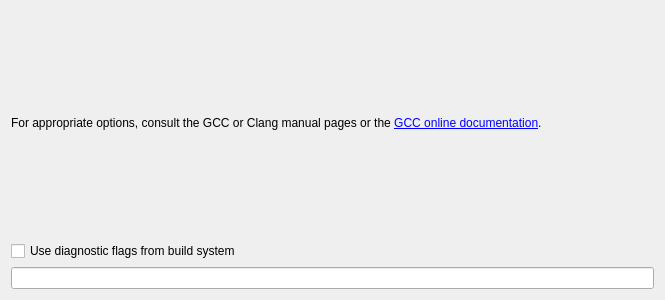
<?xml version="1.0" encoding="UTF-8"?>
<ui version="4.0">
 <class>CppEditor::ClangBaseChecks</class>
 <widget class="QWidget" name="CppEditor::ClangBaseChecks">
  <property name="geometry">
   <rect>
    <x>0</x>
    <y>0</y>
    <width>665</width>
    <height>300</height>
   </rect>
  </property>
  <property name="windowTitle">
   <string/>
  </property>
  <layout class="QVBoxLayout" name="verticalLayout">
   <item>
    <widget class="QLabel" name="label">
     <property name="text">
      <string>For appropriate options, consult the GCC or Clang manual pages or the &lt;a href=&quot;https://gcc.gnu.org/onlinedocs/gcc/Warning-Options.html&quot;&gt;GCC online documentation&lt;/a&gt;.</string>
     </property>
     <property name="openExternalLinks">
      <bool>true</bool>
     </property>
    </widget>
   </item>
   <item>
    <widget class="QCheckBox" name="useFlagsFromBuildSystemCheckBox">
     <property name="text">
      <string>Use diagnostic flags from build system</string>
     </property>
    </widget>
   </item>
   <item>
    <widget class="CppEditor::WrappableLineEdit" name="diagnosticOptionsTextEdit"/>
   </item>
  </layout>
 </widget>
 <customwidgets>
  <customwidget>
   <class>CppEditor::WrappableLineEdit</class>
   <extends>QLineEdit</extends>
   <header location="global">cppeditor/wrappablelineedit.hpp</header>
  </customwidget>
 </customwidgets>
 <resources/>
 <connections/>
</ui>
